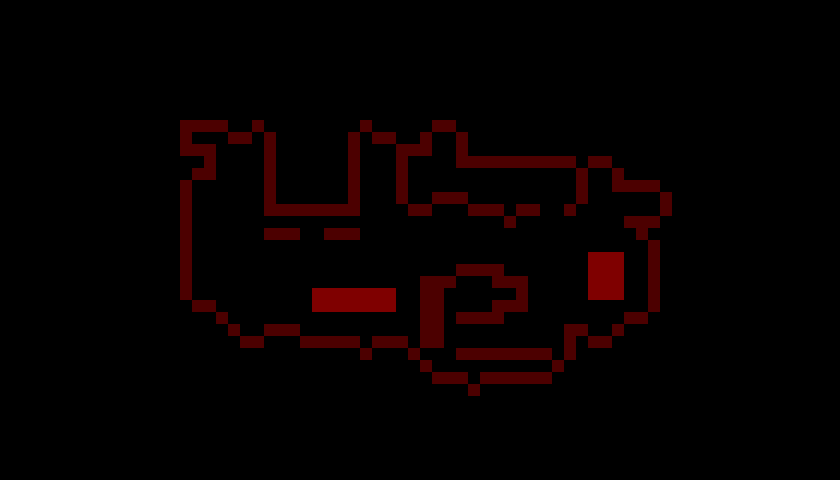

This is a level from a 2D game, rendered from its Tiled map with the project's own tilesets. A one-line summary and the map file follow, with tile-layer data summarised:
An orthogonal 70x40 tile map with 12x12 px tiles, 2 tile layers (Collisions, Battle Zones), 13 hidden layers not drawn, 2 tilesets.

<map version="1.9" tiledversion="1.9.2" orientation="orthogonal" renderorder="right-down" width="70" height="40" tilewidth="12" tileheight="12" infinite="0" nextlayerid="27" nextobjectid="1">
 <editorsettings>
  <export target="../../pelletTown.json" format="json" />
 </editorsettings>
 <tileset firstgid="1" source="pokemonStyleGameTileset.tsx" />
 <tileset firstgid="1025" source="collisionTileset.tsx" />
 <layer id="1" name="Ocean" width="70" height="40" visible="0">
  <data>[2800 cells, 2800 non-empty, 9 distinct tile ids]</data>
 </layer>
 <layer id="5" name="Island" width="70" height="40" visible="0">
  <data>[2800 cells, 909 non-empty, 119 distinct tile ids]</data>
 </layer>
 <layer id="11" name="Trees" width="70" height="40" visible="0">
  <data>[2800 cells, 120 non-empty, 22 distinct tile ids]</data>
 </layer>
 <layer id="12" name="Trees 2" width="70" height="40" visible="0">
  <data>[2800 cells, 130 non-empty, 23 distinct tile ids]</data>
 </layer>
 <layer id="13" name="Trees 3" width="70" height="40" visible="0">
  <data>[2800 cells, 96 non-empty, 22 distinct tile ids]</data>
 </layer>
 <layer id="16" name="Plateau" width="70" height="40" visible="0">
  <data>[2800 cells, 127 non-empty, 85 distinct tile ids]</data>
 </layer>
 <layer id="6" name="Flowers and Grass" width="70" height="40" visible="0">
  <data>[2800 cells, 93 non-empty, 31 distinct tile ids]</data>
 </layer>
 <group id="17" name="Objects" visible="0">
  <layer id="15" name="Bushes" width="70" height="40">
   <data>[2800 cells, 28 non-empty, 4 distinct tile ids]</data>
  </layer>
  <layer id="8" name="Fence" width="70" height="40">
   <data>[2800 cells, 41 non-empty, 9 distinct tile ids]</data>
  </layer>
  <layer id="14" name="House Trees" width="70" height="40">
   <data>[2800 cells, 38 non-empty, 8 distinct tile ids]</data>
  </layer>
  <layer id="4" name="House" width="70" height="40">
   <data>[2800 cells, 112 non-empty, 84 distinct tile ids]</data>
  </layer>
  <layer id="10" name="Dock" width="70" height="40">
   <data>[2800 cells, 42 non-empty, 42 distinct tile ids]</data>
  </layer>
 </group>
 <layer id="20" name="Collisions" width="70" height="40" opacity="0.3">
  <data>[2800 cells, 185 non-empty, 1 distinct tile ids]</data>
 </layer>
 <layer id="26" name="Battle Zones" width="70" height="40" opacity="0.5">
  <data>[2800 cells, 26 non-empty, 1 distinct tile ids]</data>
 </layer>
 <layer id="22" name="Foreground Objects" width="70" height="40" visible="0">
  <data>[2800 cells, 45 non-empty, 26 distinct tile ids]</data>
 </layer>
</map>
